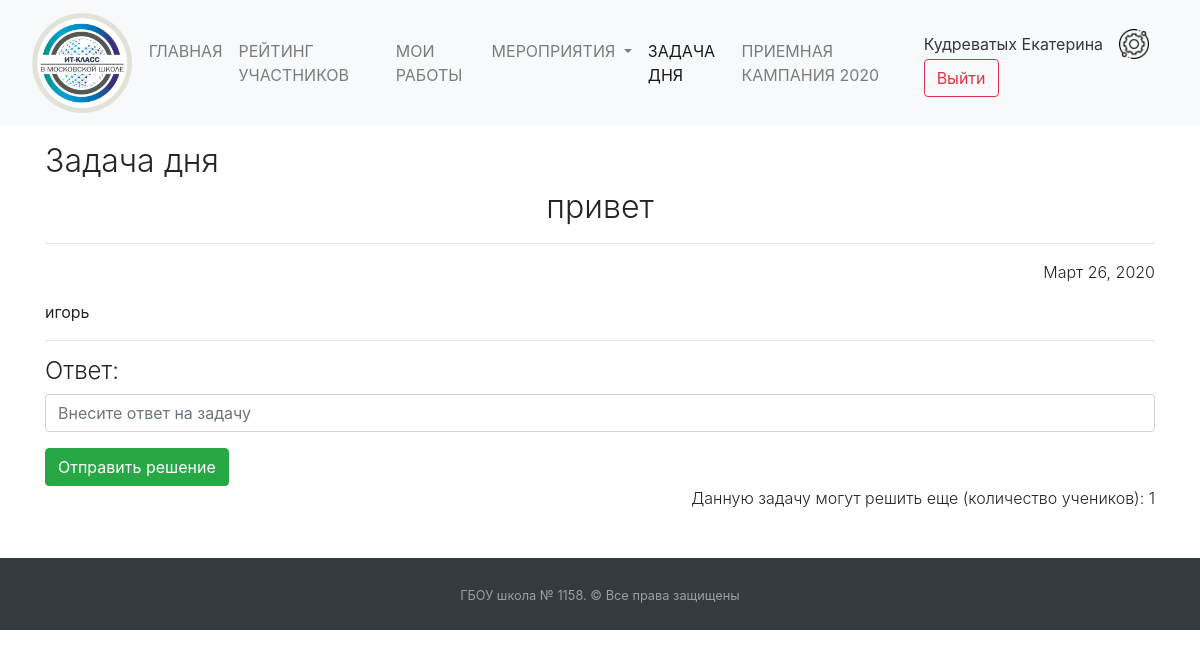
The page /task_day/ (signed in) on the database its author committed.
### mainapp/models.py (models this page shows)
class DaysTask(models.Model):
    date = models.DateField("Дата", null=True)
    name_task = models.CharField("Название задачи", max_length=200)
    discription_task = HTMLField("Описание задачи")
    result = models.CharField(null=True, verbose_name="Результат", max_length=200)
    count_answer = models.IntegerField(default=0, verbose_name="Количество человек, которые могут решить задачу (указать отрицательное число)")
    id_answers = models.CharField(default="", verbose_name="ID учеников, кто дал правильный ответ", max_length=200, blank=True)
    class Meta:
        verbose_name = "Задача дня"
        verbose_name_plural = "Задача дня"

### mainapp/views.py (the view, shortened to what this page needs)
# urls.py: path("task_day/", views.TasksView.as_view(), name="task_day1"),
class TasksView(LoginRequiredMixin, ListView):
    model = DaysTask
    template_name = "task_day.html"
    mass_rate = [5, 3]
    raise_exception = True
    def get_list_solved_task(self, x):
        return [(Puples.objects.get(user_id=i).surname, Puples.objects.get(user_id=i).name) for i in x]
    def get_context_data(self, *, object_list=None, **kwargs):
        context = super().get_context_data(**kwargs)
        context['name_task'] = DaysTask.objects.get().name_task
        context['discription_task'] = DaysTask.objects.get().discription_task
        context['date_task'] = DaysTask.objects.get().date
        context['count_of_answer'] = DaysTask.objects.get().count_answer
        context['count_of_puples'] = -DaysTask.objects.get().count_answer
        context['list_answ'] = [int(i) for i in DaysTask.objects.get().id_answers.split()]
        context['score'] = len([int(i) for i in DaysTask.objects.get().id_answers.split()])
        context['list_wins'] = self.get_list_solved_task(context['list_answ'])
        context['events_new'] = Events.objects.filter(check=False).count()
        return context

### templates/task_day.html (shortened to what this page needs)
{% extends  'base.html' %}
{% load static %}
{% block main %}
    <div class="container h-100">
        <h2 class="text-left font-weight-light pt-3">Задача дня</h2>
        {% if count_of_answer < 0 and user.id not in list_answ %}
            <h2 class="text-center font-weight-light">{{ name_task }}</h2>
            <hr>
            <p class="font-weight-light text-right">{{ date_task }}</p>
            {% autoescape off %}
                {{ discription_task }}
            {% endautoescape %}
            <hr>
            <h4 class="font-weight-light">Ответ:</h4>
            <form method="post">{% csrf_token %}
                <input type="text"
                       class="form-control text-left"
                       name="result" placeholder="Внесите ответ на задачу">
                <button class="btn btn-success mt-3" type="submit">Отправить решение</button>
            </form>
            <p class="font-weight-light text-right">Данную задачу могут решить еще (количество
                учеников): {{ count_of_puples }} </p>
        {% endif %}
    </div>
{% endblock %}
{% block detail_active_task %} active{% endblock %}

### templates/base.html (shortened to what this page needs)
<!DOCTYPE html>
<html lang="ru">
{% load static %}
<head>
    <link href="{% static 'css/bootstrap.css' %}" rel="stylesheet" type="text/css">
    <link href="{% static 'css/style.css' %}" rel="stylesheet" type="text/css">
    <link rel="stylesheet" href="//code.jquery.com/ui/1.12.1/themes/base/jquery-ui.css">
    <link rel="stylesheet" href="/resources/demos/style.css">
</head>
<body>
<div class="container-fuild">
    <nav class="navbar navbar-expand-lg navbar-light bg-light">
        <a href="/" class="navbar-brand">
            <img class="img-fluid mx-3"
                 style="width: 100px; object-fit: cover; height:100px;"
                 src="{% static '/images/itclass-logo.png' %}"></a>
        <div class="collapse navbar-collapse" id="navbarSupportedContent">
            <ul class="navbar-nav mr-auto">
                <li class="nav-item">
                    <a class="nav-link{% block main_active %}{% endblock %}" href="/">ГЛАВНАЯ<span class="sr-only">(current)</span></a>
                </li>
                {% if user.is_authenticated %}
                    <li class="nav-item">
                        <a class="nav-link{% block detail_active %}{% endblock %}" href="/rate">РЕЙТИНГ УЧАСТНИКОВ</a>
                    </li>
                {% endif %}
                {% if user.is_authenticated %}
                    <li class="nav-item">
                        <a class="nav-link{% block detail_active_works %}{% endblock %}" href="/works">МОИ РАБОТЫ</a>
                    </li>
                {% endif %}
                <li class="nav-item dropdown">
                    <a class="nav-link dropdown-toggle{% block detail_active_hach %}{% endblock %}" href="#"
                       id="navbarDropdown" role="button"
                       data-toggle="dropdown" aria-haspopup="true" aria-expanded="false">
                        МЕРОПРИЯТИЯ
                    </a>
                </li>
                {% if user.is_authenticated %}
                    <li class="nav-item">
                        <a class="nav-link{% block detail_active_task %}{% endblock %}" href="/task_day/">ЗАДАЧА ДНЯ</a>
                    </li>
                {% endif %}
                <li class="nav-item">
                    <a class="nav-link" href="http://profil.mos.ru/it/?page_id=1139">ПРИЕМНАЯ КАМПАНИЯ 2020</a>
                </li>
            </ul>
            <form class="form-inline my-2 my-lg-0">
                {% if user.is_authenticated %}
                    <a class="nav-link text-dark disabled p-0"
                       href="/account/">{{ user.last_name }} {{ user.first_name }}</a>
                    <a href="/account/">
                        <img class="img-fluid mx-3"
                             style="width: 30px; object-fit: cover; height:30px;"
                             src="{% static '/images/support.png' %}"></a>
                {% endif %}
                {% if user.username == "" %}
                    <a class="nav-link disabled" href="#">Гость</a>
                    <a class="btn btn-outline-success my-2 my-sm-0" href="/login">Войти</a>
                {% else %}
                    <a class="btn btn-outline-danger my-2 my-sm-0" href="/logout">Выйти</a>
                {% endif %}
            </form>
        </div>
    </nav>
    {% block main %}
    {% endblock %}
    <footer id="sticky-footer" class="py-4 bg-dark text-white-50 mt-5">
        <div class="container text-center">
            <small>ГБОУ школа № 1158. &copy; Все права защищены</small>
        </div>
    </footer>
</div>
</body>
</html>

### rows shown on the page
DaysTask: name_task "привет", date "Март 26, 2020", discription_task "игорь"

### other values the page prints
{{ user.last_name }} "Кудреватых"
{{ user.first_name }} "Екатерина"
{{ count_of_puples }} "1"
